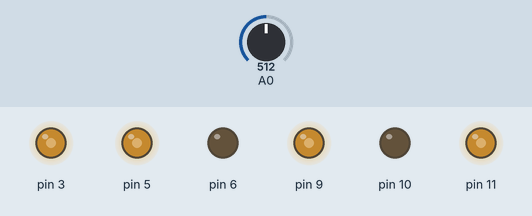
This sketch was run on a simulated Arduino Uno, built with avr-gcc and run on an emulated ATmega328P. Parts: output pins drawn as LEDs (lit = HIGH). The test bench sets the inputs (shaded band); at power-on: A0 = 512.

Above: at 1.2 s.
1.3 s: A0 set to 716
At 2.5 s:
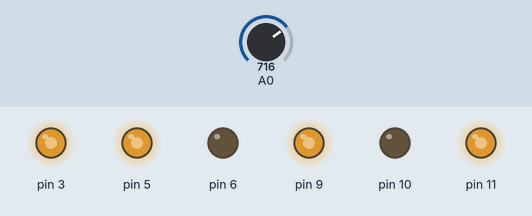
2.8 s: A0 set to 900
At 3.9 s:
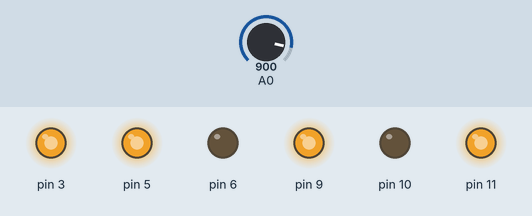
4.3 s: A0 set to 122
At 5.0 s:
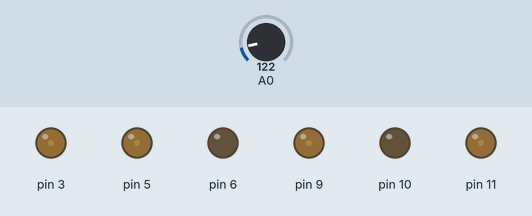
5.8 s: A0 set to 0
At 6.2 s:
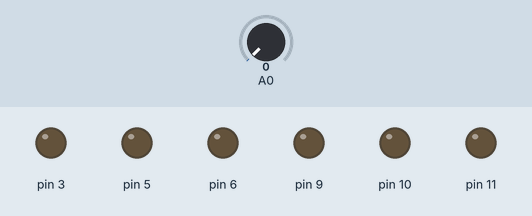
7.3 s: A0 set to 511
At 8.5 s:
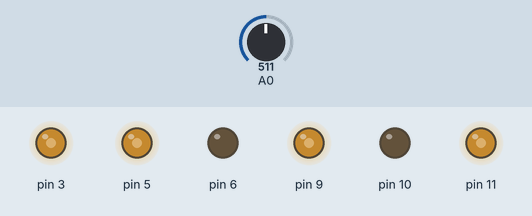
Timing chart, 0 to 9.8 s (numbered marks = the images above; inputs shaded):
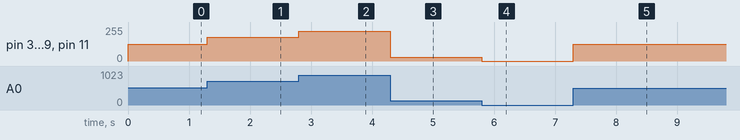

The sketch:

manejo_analogico_EJ4.ino
```cpp
void setup() {
  pinMode(A0 , INPUT);
  pinMode(3, OUTPUT);
  pinMode(5, OUTPUT);
  pinMode(6, OUTPUT);
  pinMode(9, OUTPUT);
  pinMode(10,OUTPUT);
  pinMode(11,OUTPUT);

}

void loop() {

    int potencia = analogRead(A0);

    potencia = map(potencia, 0 , 1023, 0 , 255);

    analogWrite(3,potencia);
    analogWrite(5,potencia);  // magenta
    analogWrite(6,0);

    analogWrite(9,potencia);
    analogWrite(10,0);  // amarillo
    analogWrite(11,potencia);


}


 
```

Measured:
- after the input at 1.3 s, pin 3, pin 5, pin 9, pin 11: 127/255 → 178/255 at once
- after the input at 2.8 s, pin 3, pin 5, pin 9, pin 11: 178/255 → 224/255 at once
- after the input at 4.3 s, pin 3, pin 5, pin 9, pin 11: 224/255 → 30/255 at once
- after the input at 5.8 s, pin 3, pin 5, pin 9, pin 11: 30/255 → 0/255 at once
- after the input at 7.3 s, pin 3, pin 5, pin 9, pin 11: 0/255 → 127/255 at once
